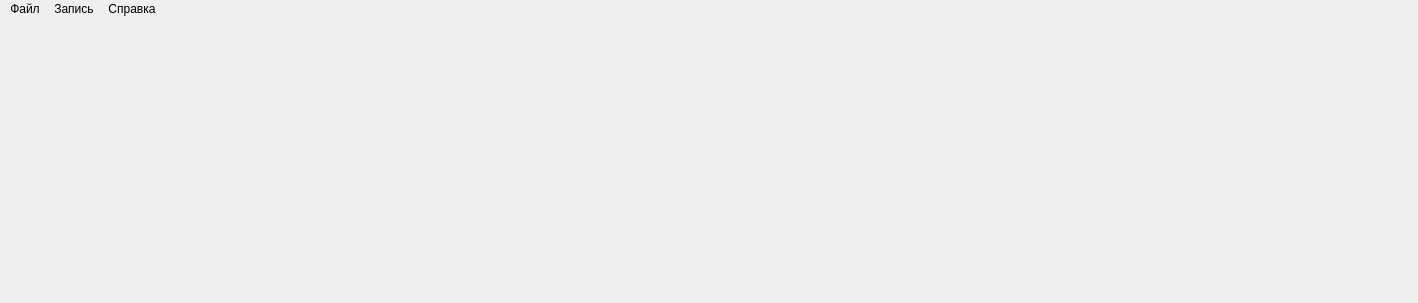
<?xml version="1.0" encoding="UTF-8"?>
<ui version="4.0">
 <class>MainWindow</class>
 <widget class="QMainWindow" name="MainWindow">
  <property name="geometry">
   <rect>
    <x>0</x>
    <y>0</y>
    <width>1418</width>
    <height>303</height>
   </rect>
  </property>
  <property name="windowTitle">
   <string>Синтезатор</string>
  </property>
  <property name="styleSheet">
   <string notr="true">border-color: rgb(0, 0, 0);</string>
  </property>
  <widget class="QWidget" name="centralWidget">
   <widget class="QTextEdit" name="textEdit">
    <property name="geometry">
     <rect>
      <x>320</x>
      <y>0</y>
      <width>0</width>
      <height>0</height>
     </rect>
    </property>
    <property name="cursor" stdset="0">
     <cursorShape>ArrowCursor</cursorShape>
    </property>
    <property name="mouseTracking">
     <bool>false</bool>
    </property>
    <property name="textInteractionFlags">
     <set>Qt::TextSelectableByKeyboard|Qt::TextSelectableByMouse</set>
    </property>
   </widget>
  </widget>
  <widget class="QMenuBar" name="menuBar">
   <property name="geometry">
    <rect>
     <x>0</x>
     <y>0</y>
     <width>1418</width>
     <height>26</height>
    </rect>
   </property>
   <widget class="QMenu" name="menuFile">
    <property name="title">
     <string>Файл</string>
    </property>
    <addaction name="open"/>
    <addaction name="save"/>
    <addaction name="close"/>
   </widget>
   <widget class="QMenu" name="menu">
    <property name="title">
     <string>Справка</string>
    </property>
    <addaction name="help"/>
    <addaction name="about"/>
   </widget>
   <widget class="QMenu" name="menu_2">
    <property name="title">
     <string>Запись</string>
    </property>
    <addaction name="beginRecord"/>
    <addaction name="stopRecord"/>
   </widget>
   <addaction name="menuFile"/>
   <addaction name="menu_2"/>
   <addaction name="menu"/>
  </widget>
  <widget class="QStatusBar" name="statusBar"/>
  <action name="open">
   <property name="text">
    <string>Открыть</string>
   </property>
   <property name="statusTip">
    <string>Открыть текстовый редактор с нотами</string>
   </property>
   <property name="shortcut">
    <string>Ctrl+N</string>
   </property>
  </action>
  <action name="save">
   <property name="text">
    <string>Сохранить</string>
   </property>
   <property name="statusTip">
    <string>Сохранить ноты</string>
   </property>
   <property name="shortcut">
    <string>Ctrl+S</string>
   </property>
  </action>
  <action name="help">
   <property name="text">
    <string>Справка</string>
   </property>
   <property name="shortcut">
    <string>F1</string>
   </property>
  </action>
  <action name="about">
   <property name="text">
    <string>О программе</string>
   </property>
   <property name="toolTip">
    <string>О программе</string>
   </property>
   <property name="shortcut">
    <string>F2</string>
   </property>
  </action>
  <action name="close">
   <property name="text">
    <string>Закрыть нотный стан</string>
   </property>
   <property name="statusTip">
    <string>Закрыть окно редактора</string>
   </property>
  </action>
  <action name="beginRecord">
   <property name="text">
    <string>Начать запись</string>
   </property>
   <property name="shortcut">
    <string>F5</string>
   </property>
  </action>
  <action name="stopRecord">
   <property name="text">
    <string>Остановить запись</string>
   </property>
   <property name="shortcut">
    <string>F9</string>
   </property>
  </action>
 </widget>
 <layoutdefault spacing="6" margin="11"/>
 <resources/>
 <connections/>
</ui>
